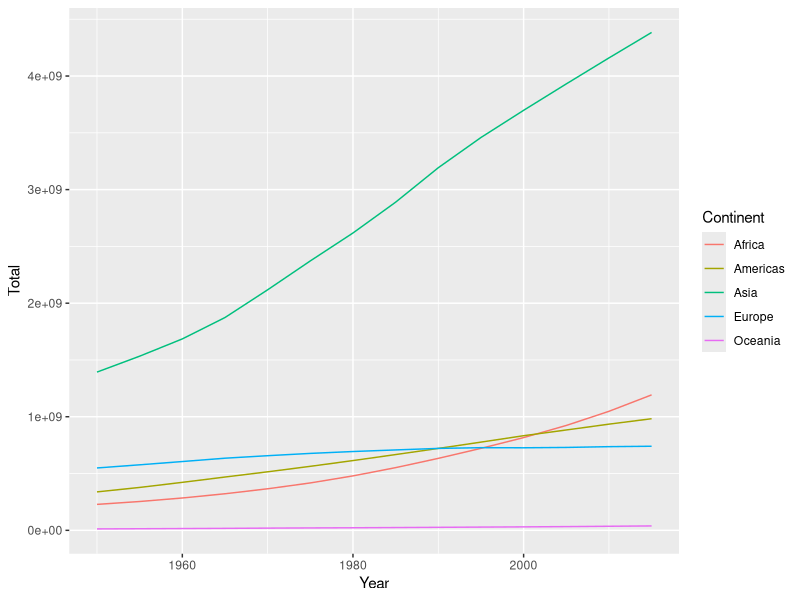
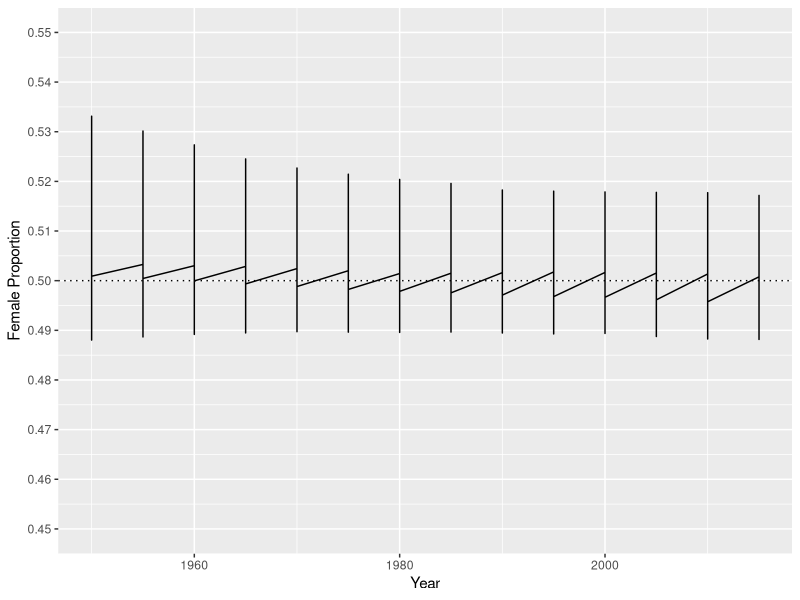

R code for these plots, in order:
## ---- chunk 1
knitr::opts_chunk$set(echo = TRUE)
## ---- chunk 2
library(dplyr)
library(tidyr)
library(readr)
library(here)
wpOrig <- read_csv(here("World-Population.csv"))

glimpse(wpOrig)
## ---- chunk 3
wp <- wpOrig %>% 
  rename(Continent=continent, Country=Location, Year=Time) %>% 
  mutate(
    PopF = 1000*PopFemale,
    PopM = 1000*PopMale,
    PopT = PopF + PopM) %>% 
  select(-PopFemale, -PopMale) %>% 
  arrange(Continent, Country, Year, AgeGrpStart)

glimpse(wp)
## ---- chunk 4
ct <- wp %>% 
  # Add total for the world
  mutate(Continent = "World") %>% 
  rbind(wp) %>% 
  group_by(Continent, Year) %>% 
  summarise(TotF = sum(PopF), TotM = sum(PopM), Total = sum(PopT)) %>% 
  arrange(Continent, Year)
glimpse(ct)
## ---- chunk 5
library(ggplot2)
ct %>% filter(Continent != "World") %>% ggplot(aes(Year, Total, colour=Continent)) +  geom_line()
## ---- chunk 6
ctwide <-  ct %>% select(Continent, Year, Total) %>% spread(Continent, Total) 

# Use the kable from the knitr package
library(knitr)
ctwide %>%  kable()
## ---- chunk 7
ctwideB <-  ct %>% 
  mutate(TotalB = paste(format(round(Total/1e9, 2), trim = TRUE), "B")) %>% 
  select(Continent, Year, TotalB) %>% spread(Continent, TotalB)

ctwideB %>%  kable()
## ---- chunk 8
ctprop <- ct %>% mutate(PropF = TotF/Total, PropM = TotM/Total)
## ---- chunk 9
library(ggplot2)
ctprop %>%   ggplot(aes(Year, PropF), colour=Continent) + geom_line() +
  geom_hline(yintercept = 0.5, lty=3) + scale_y_continuous(limits = c(.45, .55), 
  breaks = seq(0.45, .55, 0.01)) +  ylab("Female Proportion") 
## ---- chunk 10
ctwidePct <-  ctprop %>% 
  mutate(PctF = paste0(format(round(100*PropF, 1), trim = TRUE), "%")) %>%
  select(Continent, Year, PctF) %>% 
  spread(Continent, PctF)

ctwidePct %>%  kable()
## ---- chunk 11
sessionInfo() 
